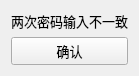
<?xml version="1.0" encoding="UTF-8"?>
<ui version="4.0">
 <class>pwderr</class>
 <widget class="QWidget" name="pwderr">
  <property name="geometry">
   <rect>
    <x>0</x>
    <y>0</y>
    <width>137</width>
    <height>62</height>
   </rect>
  </property>
  <property name="windowTitle">
   <string>Form</string>
  </property>
  <layout class="QVBoxLayout" name="verticalLayout_2">
   <item>
    <layout class="QVBoxLayout" name="verticalLayout">
     <item>
      <widget class="QLabel" name="label">
       <property name="font">
        <font>
         <pointsize>10</pointsize>
        </font>
       </property>
       <property name="text">
        <string>两次密码输入不一致</string>
       </property>
      </widget>
     </item>
     <item>
      <widget class="QPushButton" name="pushButton">
       <property name="font">
        <font>
         <pointsize>10</pointsize>
        </font>
       </property>
       <property name="text">
        <string>确认</string>
       </property>
      </widget>
     </item>
    </layout>
   </item>
  </layout>
 </widget>
 <resources/>
 <connections/>
</ui>
